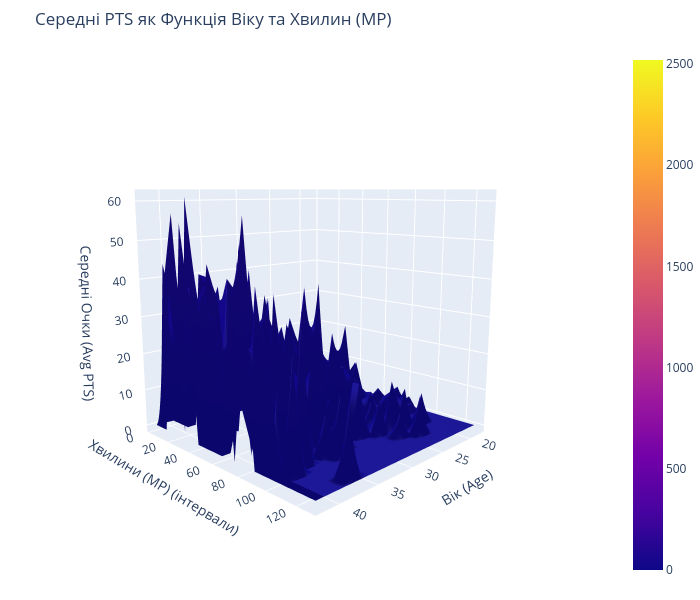

The cell this chart's notebook holds for it:
### Code cell
pt_data_aggregated = df_multivariate.groupby(['Age', 'MP']).agg(
    Avg_PTS=('PTS', 'mean')
).reset_index()
bins = np.arange(0, pt_data_aggregated['MP'].max() + 5, 5)
pt_data_aggregated['MP_Binned'] = pd.cut(pt_data_aggregated['MP'], bins=bins, include_lowest=True)
pt_data_aggregated['MP_Mid'] = pt_data_aggregated['MP_Binned'].apply(lambda x: x.mid).astype(float)
pt_surface = pt_data_aggregated.groupby(['Age', 'MP_Mid'])['Avg_PTS'].mean().unstack(fill_value=0)

X = pt_surface.index.values      
Y = pt_surface.columns.values      
Z = pt_surface.values             
fig = go.Figure(data=go.Surface(
    z=Z, 
    x=X, 
    y=Y,
    colorscale='Plasma', 
    showscale=True 
))
name = 'Середні PTS як Функція Віку та Хвилин (MP)'

camera = dict(
    up=dict(x=0, y=0, z=1),
    center=dict(x=0, y=0, z=0),
    eye=dict(x=1.8, y=1.8, z=0.5) 
)

fig.update_layout(
    title=name,
    width=700,
    height=600,
    scene_camera=camera,
    margin=dict(t=50, r=0, l=20, b=20),
    scene=dict(
        xaxis_title='Вік (Age)',
        yaxis_title='Хвилини (MP) (інтервали)',
        zaxis_title='Середні Очки (Avg PTS)'
    )
)

fig.show()

### Figure 1 — Plotly figure (JSON) as saved in the notebook; plotly's stock layout.template omitted (floating-point values rounded to 4 significant figures; data arrays with more than 128 entries replaced by an {"elided": "..."} marker saying what was removed)
{"data": [{"colorscale": [[0, "#0d0887"], [0.1111, "#46039f"], [0.2222, "#7201a8"], [0.3333, "#9c179e"], [0.4444, "#bd3786"], [0.5556, "#d8576b"], [0.6667, "#ed7953"], [0.7778, "#fb9f3a"], [0.8889, "#fdca26"], [1, "#f0f921"]], "showscale": true, "type": "surface", "x": [18, 19, 20, 21, 22, 23, 24, 25, 26, 27, 28, 29, 30, 31, 32, 33, 34, 35, 36, 37, 38, 39, 40, 41, 42, 43], "y": {"elided": "613 float values"}, "z": {"elided": "26x613 float values"}}], "layout": {"height": 600, "margin": {"b": 20, "l": 20, "r": 0, "t": 50}, "scene": {"camera": {"center": {"x": 0, "y": 0, "z": 0}, "eye": {"x": 1.8, "y": 1.8, "z": 0.5}, "up": {"x": 0, "y": 0, "z": 1}}, "xaxis": {"title": {"text": "Вік (Age)"}}, "yaxis": {"title": {"text": "Хвилини (MP) (інтервали)"}}, "zaxis": {"title": {"text": "Середні Очки (Avg PTS)"}}}, "title": {"text": "Середні PTS як Функція Віку та Хвилин (MP)"}, "width": 700}}
